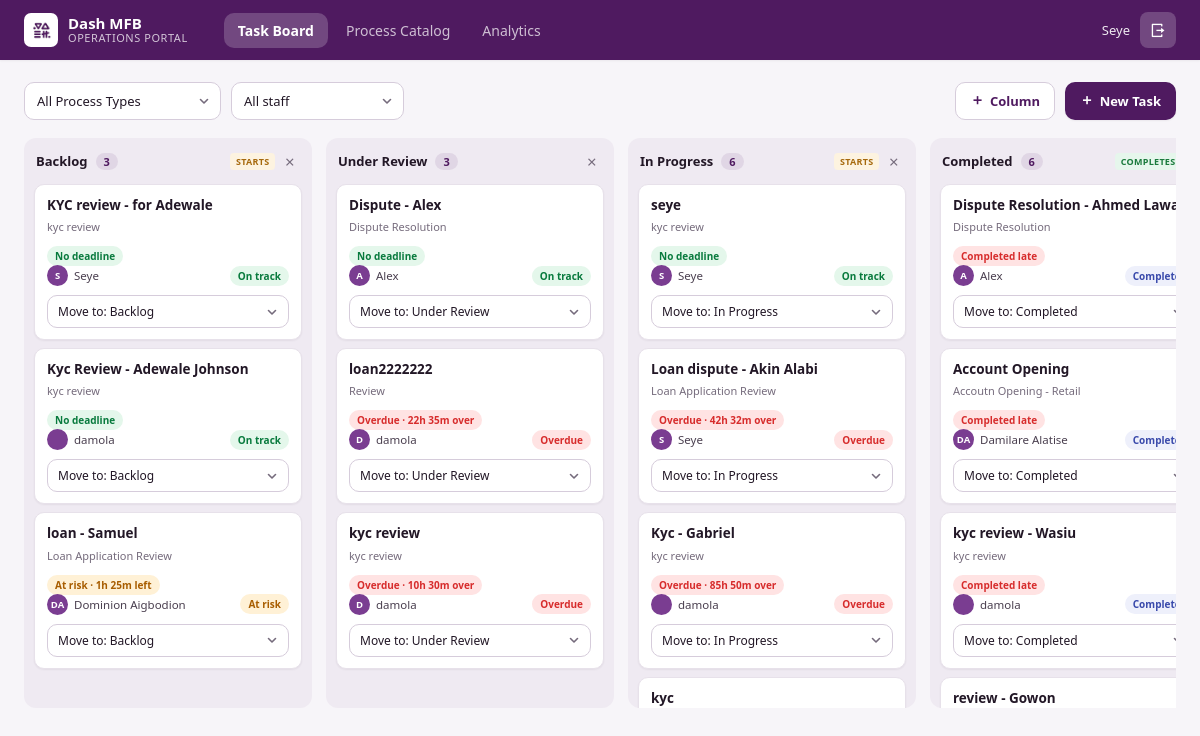
/dashboard/ (signed in), run on the app's committed database.
### portal/models.py (models this page shows, shortened)
class Column(models.Model):
    name = models.CharField(max_length=100)
    starts = models.BooleanField(default=False)
    completes = models.BooleanField(default=False)
    order = models.PositiveIntegerField(default=0)  # controls left-to-right board order
    class Meta:
        ordering = ['order']
    def __str__(self):
        return self.name

class Task(models.Model):
    title = models.CharField(max_length=300)
    process_type = models.ForeignKey(ProcessType, on_delete=models.PROTECT, related_name='tasks')
    status = models.ForeignKey(Column, on_delete=models.PROTECT, related_name='tasks')
    assignee = models.ForeignKey(User, on_delete=models.SET_NULL, null=True, blank=True, related_name='assigned_tasks')
    created_at = models.DateTimeField(auto_now_add=True)
    started_at = models.DateTimeField(null=True, blank=True)
    completed_at = models.DateTimeField(null=True, blank=True)
    submitted_at = models.DateTimeField(null=True, blank=True)
    deadline = models.DateTimeField(null=True, blank=True)
    escalation_sent = models.BooleanField(default=False)
    escalated_at = models.DateTimeField(null=True, blank=True)
    checklist_done = models.JSONField(default=dict, blank=True)
    awaiting_approval = models.BooleanField(default=False)
    approved_at = models.DateTimeField(null=True, blank=True)
    approved_by = models.ForeignKey(
        User, on_delete=models.SET_NULL, null=True, blank=True, related_name='approved_tasks'
    )

class ProcessType(models.Model):
    name = models.CharField(max_length=200)
    target_hours = models.FloatField()
    checklist = models.JSONField(default=list, blank=True)
    requires_approval = models.BooleanField(
        default=False,
        help_text='Tasks of this type need a sign-off before they count as completed.',
    )
    def __str__(self):
        return self.name

### portal/views.py (the view)
# urls.py: path("dashboard/", views.dashboard, name="portal-dashboard"),
@login_required
def dashboard(request):
    return render(request, 'portal/dashboard.html', _dashboard_context(request))

### portal/forms.py
class TaskForm(forms.ModelForm):
    class Meta:
        model = Task
        fields = ['title', 'process_type', 'assignee', 'status']
        widgets = {
            'title': forms.TextInput(attrs={'placeholder': 'e.g. KYC review — Damola J'}),
        }

class ColumnForm(forms.ModelForm):
    class Meta:
        model = Column
        fields = ['name', 'starts', 'completes']
        widgets = {
            'name': forms.TextInput(attrs={'placeholder': 'e.g. QA Sign-off'}),
        }

### portal/views.py (called while the page is built, shortened)
def can_approve(user):
    if not user.is_authenticated:
        return False
    if user.is_superuser:
        return True
    profile = getattr(user, 'profile', None)
    return bool(
        profile
        and profile.role in (
            Profile.ROLE_ADMIN,
            Profile.ROLE_TEAM_LEAD,
        )
    )

def compute_deadline_status(task):
    if task.completed_at:
        return 'done'
    if task.awaiting_approval:
        return 'awaiting'
    if not task.deadline:
        return 'on-track'
    now = timezone.now()
    if now >= task.deadline:
        return 'overdue'
    total_seconds = (
        task.deadline - task.created_at
    ).total_seconds()
    if total_seconds <= 0:
        return 'overdue'
    elapsed_seconds = (
        now - task.created_at
    ).total_seconds()
    pct = elapsed_seconds / total_seconds
    if pct >= 0.7:
        return 'at-risk'
    return 'on-track'

def create_escalation_if_needed(task):
    if task.completed_at:
        return
    if not task.deadline:
        return
    if compute_deadline_status(task) != 'at-risk':
        return
    if Escalation.objects.filter(task=task).exists():
        return
    team_leads = User.objects.filter(
        profile__role=Profile.ROLE_TEAM_LEAD,
        is_active=True,
    )

def _clean_id(value):
    return value if (value or '').isdigit() else ''

### portal/templates/portal/dashboard.html (shortened to what this page needs)
{% extends 'portal/base.html' %}
{% load static %}
{% block content %}
<section class="tab-panel active">
    <div class="board-toolbar">
        <div class="toolbar-left">
            <form method="get" style="display:flex; gap:10px; flex-wrap:wrap;">
                <select name="process" class="filter-select" onchange="this.form.submit()">
                    <option value="">All Process Types</option>
                </select>
                {% if user.is_superuser or user.profile.role == 'admin' or user.profile.role == 'team_lead' %}
                <select name="assignee" class="filter-select" onchange="this.form.submit()">
                    <option value="">All staff</option>
                </select>
                {% endif %}
            </form>
        </div>
        <div class="toolbar-right">
            <button type="button" class="toolbar-btn hide" onclick="document.getElementById('columnModal').classList.remove('hidden')">
                <i class="ri-add-fill"></i>Column
            </button>
            <button type="button" class="toolbar-btn show" onclick="document.getElementById('taskModal').classList.remove('hidden')">
                <i class="ri-add-fill"></i>New Task
            </button>
        </div>
    </div>
    <div class="board">
        {% for entry in columns_with_tasks %}
        <div class="column">
            <div class="column-header">
                <div class="column-title">
                    {{ entry.column.name }} <span class="column-count">{{ entry.tasks|length }}</span>
                </div>
                <div class="column-flags">
                    {% if entry.column.starts %}<span class="column-flag flag-start">Starts</span>{% endif %}
                    {% if entry.column.completes %}<span class="column-flag flag-complete">Completes</span>{% endif %}
                    <form method="post" action="{% url 'column-delete' entry.column.id %}" style="display:inline;"
                          onsubmit="return confirm('Delete this column?');">
                        <button class="column-delete" type="submit" title="Delete column"><i class="ri-close-line"></i></button>
                    </form>
                </div>
            </div>
            <div class="column-body">
                {% for task in entry.tasks %}
                <div class="task-card">
                    <a href="{% url 'task-edit' task.id %}" style="text-decoration:none; color:inherit; display:block;">
                        <div class="task-card-top">
                            <div class="task-title">{{ task.title }}</div>
                        </div>
                        <div class="task-process">{{ task.process_type.name }}</div>
                        {% if task.awaiting_approval %}
                            <span class="badge badge-awaiting">
                                Awaiting approval
                            </span>
                        {% elif task.completed_at %}
                            {% if task.completion_status == 'on-time' %}
                                <span class="badge badge-completed">
                                    Completed on time
                                </span>
                            {% else %}
                                <span class="badge badge-overdue">
                                    Completed late
                                </span>
                            {% endif %}
                        {% elif task.deadline %}
                            <span
                                class="badge deadline-badge"
                                data-deadline="{{ task.deadline|date:'c' }}"
                                data-created="{{ task.created_at|date:'c' }}"
                            >
                                <span class="deadline-text">
                                </span>
                            </span>
                        {% else %}
                            <span class="badge badge-on-track">
                                No deadline
                            </span>
                        {% endif %}
                        <div class="task-meta">
                            <div class="task-assignee">
                            {% if task.assignee %}
                                <span class="assignee-avatar">{{ task.assignee.first_name|slice:":1"|upper }}{{ task.assignee.last_name|slice:":1"|upper }}</span>
                                {{ task.assignee.get_full_name|default:task.assignee.username }}
                            {% else %}
                                <span class="assignee-avatar assignee-avatar-none">?</span>
                                <span class="muted">Unassigned</span>
                            {% endif %}
                            </div>
                            <span class="badge badge-{{ task.deadline_status }}">
                            {% if task.deadline_status == 'on-track' %}On track
                            {% elif task.deadline_status == 'at-risk' %}At risk
                            {% elif task.deadline_status == 'overdue' %}Overdue
                            {% elif task.deadline_status == 'awaiting' %}Awaiting approval
                            {% else %}Completed{% endif %}
                            </span>
                        </div>
                    </a>
                    <form method="post" action="{% url 'task-move' task.id %}">
                        <select name="status" class="task-move" onchange="this.form.submit()">
                            {% for c in all_columns %}
                                <option value="{{ c.id }}" {% if c.id == entry.column.id %}selected{% endif %}>Move to: {{ c.name }}</option>
                            {% endfor %}
                        </select>
                    </form>
                </div>
                {% empty %}
                <div class="column-drop-empty">No tasks</div>
                {% endfor %}
            </div>
        </div>
        {% endfor %}
    </div>
</section>
{% endblock %}

### portal/templates/portal/base.html (shortened to what this page needs)
{% load static %}
<!DOCTYPE html>
<html lang="en">
<head>
    <link rel="stylesheet" href="{% static 'css/dashboard.css' %}">
    <link href="https://cdn.jsdelivr.net/npm/remixicon@4.9.0/fonts/remixicon.css" rel="stylesheet" />
</head>
<body>
    <header class="top-bar">
        <div class="head">
            <img src="{% static 'images/DASH LOGO.jpg' %}" alt="Logo">
            <div class="head-text">
                <span class="head-name">Dash MFB</span>
                <span class="head-sub">Operations Portal</span>
            </div>
        </div>
        <nav class="tabs" role="tablist">
            <a class="tab-btn {% if active_tab == 'board' %}active{% endif %}"
                href="{% url 'portal-dashboard' %}">Task Board</a>
            <a class="tab-btn {% if active_tab == 'catalog' %}active{% endif %}"
                href="{% url 'portal-catalog' %}">Process Catalog</a>
            {% if user.is_superuser or user.profile.role == 'admin' or user.profile.role == 'team_lead' %}
            <a class="tab-btn {% if active_tab == 'analytics' %}active{% endif %}"
                href="{% url 'portal-analytics' %}">Analytics</a>
            {% endif %}
        </nav>
        <div class="user-wrap">
            <span class="user-name">{{ user.get_full_name|default:user.username }}</span>
            <form method="post" action="{% url 'portal-logout' %}">
                <button type="submit" class="logout-btn" title="Log out">
                    <i class="ri-logout-box-r-line"></i>
                </button>
            </form>
        </div>
    </header>
    <main>
        {% block content %}
        {% endblock content %}
    </main>
</body>
</html>

### data on the page
Column: column.name "Backlog", tasks|length "3", starts "STARTS"
Task: title "KYC review - for Adewale", process_type.name "kyc review", awaiting_approval "No deadline", assignee.first_name "S", assignee.get_full_name "Seye", shows "On track"
Task: title "Kyc Review - Adewale Johnson", process_type.name "kyc review", awaiting_approval "No deadline", assignee.get_full_name "damola", shows "On track"
Task: title "loan - Samuel", process_type.name "Loan Application Review", assignee.first_name "D", assignee.last_name "A", assignee.get_full_name "Dominion Aigbodion", shows "At risk"
Column: column.name "Under Review", tasks|length "3"
Task: title "Dispute - Alex", process_type.name "Dispute Resolution", awaiting_approval "No deadline", assignee.first_name "A", assignee.get_full_name "Alex", shows "On track"
Task: title "loan2222222", process_type.name "Review", assignee.first_name "D", assignee.get_full_name "damola", shows "Overdue"
Task: title "kyc review", process_type.name "kyc review", assignee.first_name "D", assignee.get_full_name "damola", shows "Overdue"
Column: column.name "In Progress", tasks|length "6", starts "STARTS"
Task: title "seye", process_type.name "kyc review", awaiting_approval "No deadline", assignee.first_name "S", assignee.get_full_name "Seye", shows "On track"
Task: title "Loan dispute - Akin Alabi", process_type.name "Loan Application Review", assignee.first_name "S", assignee.get_full_name "Seye", shows "Overdue"
Task: title "Kyc - Gabriel", process_type.name "kyc review", assignee.get_full_name "damola", shows "Overdue"
Task: title "kyc"
Column: column.name "Completed", tasks|length "6", completes "COMPLETES"
Task: title "Dispute Resolution - Ahmed…", process_type.name "Dispute Resolution", awaiting_approval "Completed late", assignee.first_name "A", assignee.get_full_name "Alex"
Task: title "Account Opening", process_type.name "Accoutn Opening - Retail", awaiting_approval "Completed late", assignee.first_name "D", assignee.last_name "A", assignee.get_full_name "Damilare Alatise"
Task: title "kyc review - Wasiu", process_type.name "kyc review", awaiting_approval "Completed late", assignee.get_full_name "damola"
Task: title "review - Gowon"

### other printed values
{{ user.get_full_name|default:user.username }} "Seye"
